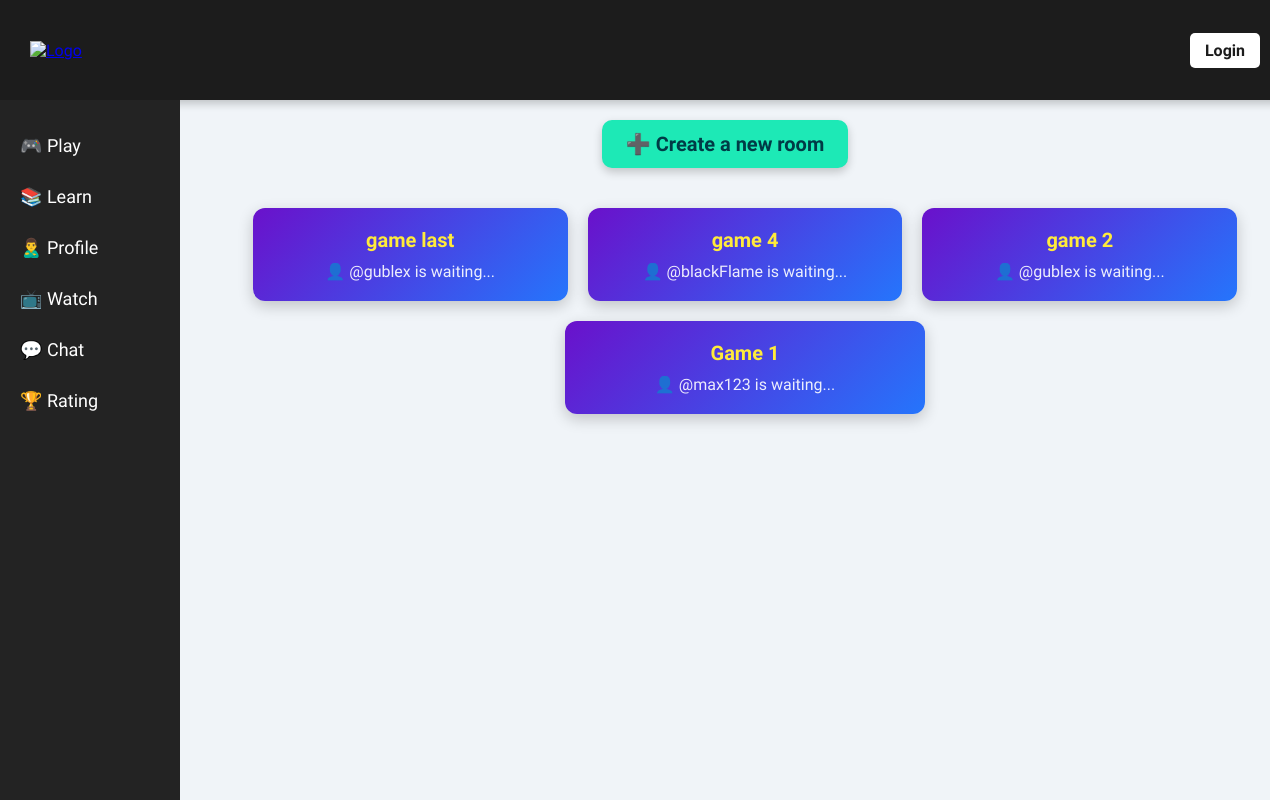
The app's page /rooms/, older data.
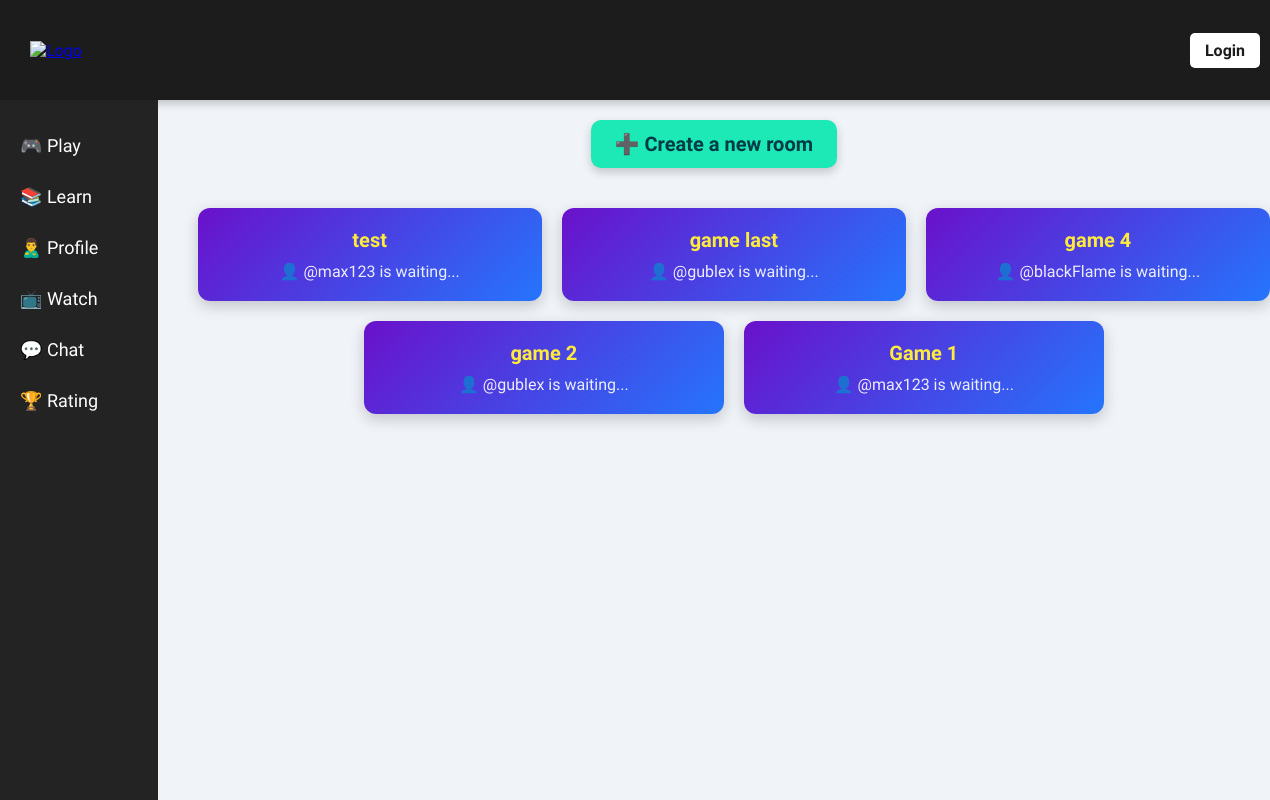
The same page, newer data.
### baseapp/models.py (models this page shows, shortened)
class Room(models.Model):
    name = models.CharField(max_length=255, unique=True)
    creator = models.ForeignKey(User, on_delete=models.CASCADE, related_name='created_rooms')
    created_at = models.DateTimeField(auto_now_add=True)
    is_active = models.BooleanField(default=False)
    players = models.ManyToManyField(User, related_name='rooms', blank=True)
    class Meta:
        ordering = ['-created_at']

### baseapp/views.py (the view)
# urls.py: path('rooms/', views.roomsPage, name="rooms"),
def roomsPage(request):
    rooms = Room.objects.all()
    context = {'rooms': rooms}
    return render(request, 'baseapp/rooms_page.html', context)

### baseapp/templates/baseapp/rooms_page.html (shortened to what this page needs)
{% extends 'main.html' %}
{% block content %}
<div>
   <a class="create-room-link" href="{% url 'create-room' %}">➕ Create a new room</a>
   <div class="rooms-container">
     {% for room in rooms %}
     <div class="room-card">
       <a href="{% url 'room' room.id %}">{{ room.name }}</a>
       <div class="room-creator">👤 @{{ room.creator.username }} is waiting...</div>
     </div>
     {% endfor %}
   </div>
</div>
{% endblock %}

Row changes from the older to the newer data that the page shows:
added Room: name "test", creator.username "max123"
